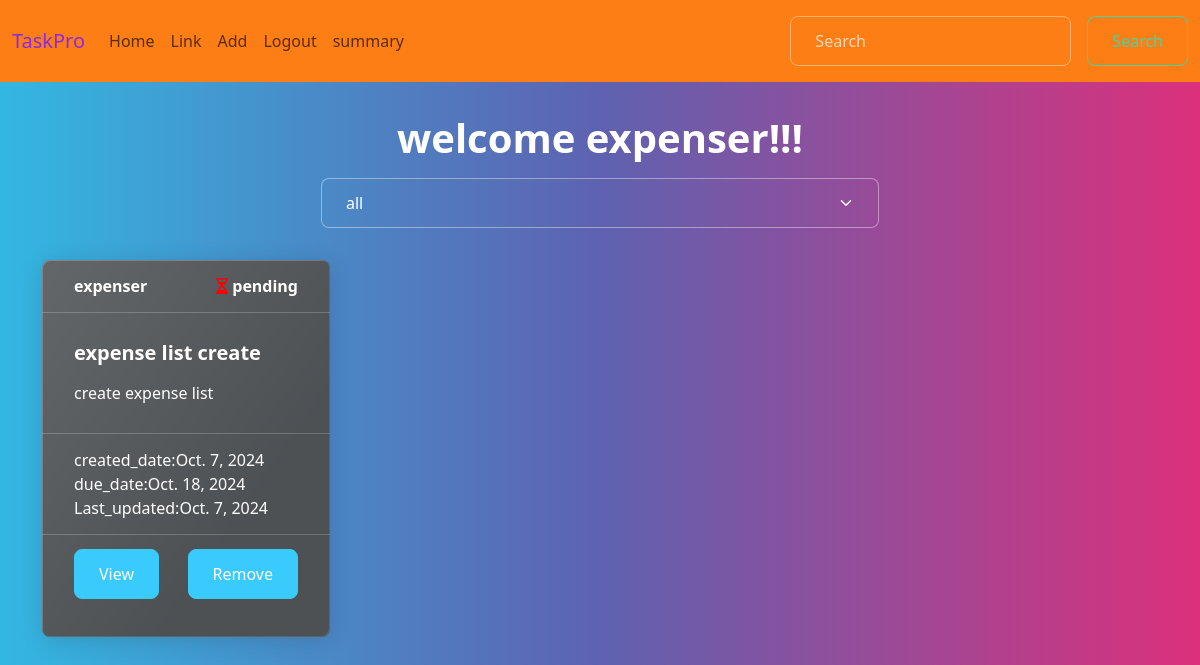
/task/all/ (signed in), run on an earlier commit of the app's database.
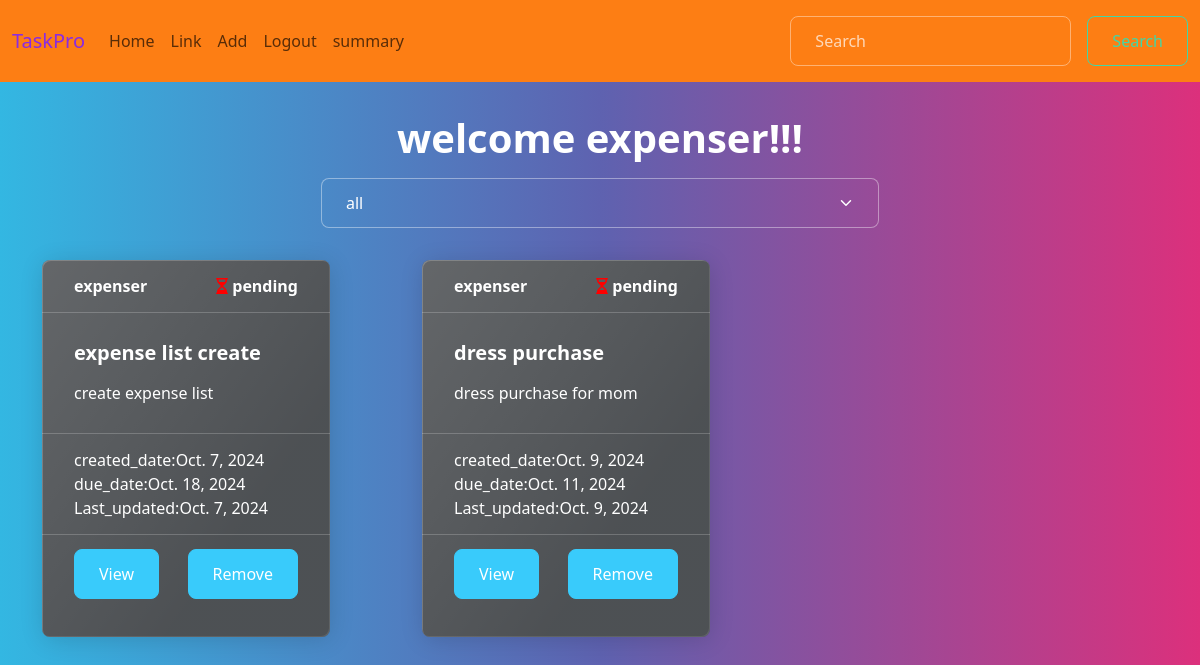
And on a later commit of the database.
### myapp/models.py (models this page shows, shortened)
class Task(models.Model):
    title=models.CharField(max_length=200)
    description=models.TextField()
    created_date=models.DateTimeField(auto_now_add=True)
    due_date=models.DateTimeField(null=True)
    category_choices=(
        ("personal","personal"),
        ("business","business")
    )
    category=models.CharField(max_length=200,choices=category_choices,default="personal")
    status_choices=(
        ("pending","pending"),
        ("in-progress","in-progress"),
        ("done","done")
    )
    status=models.CharField(max_length=200,choices=status_choices,default="pending")
    user=models.ForeignKey(User,on_delete=models.CASCADE)
    updated_date=models.DateTimeField(auto_now=True)

### myapp/views.py (the view)
# urls.py: path("task/all/",views.TaskListView.as_view(),name="task_list"),
@method_decorator(decs,name="dispatch")
class TaskListView(View):
    def get(self,request,*args,**kwargs):
        selected_category=request.GET.get("category","all")
        search_text=request.GET.get("search_text")
        if selected_category=="all":
             qs=Task.objects.filter(user=request.user)
        else:
            qs=Task.objects.filter(category=selected_category,user=request.user)
        if search_text!=None:
            qs=task.objects.filter(user=request.user)
            qs=qs.filter(Q(title__icontains=search_text)|Q(description__icontains=search_text))
        return render(request,"task_list.html",{"tasks":qs,
                                             "selected":selected_category })

### myapp/templates/task_list.html (shortened to what this page needs)
{%extends 'base.html'%}
{%block main_block%}
<div class="container my-3">
    <center><h1>welcome {{request.user}}!!!</h1></center>
    <div class="w-50 mx-auto">
        <form action="">
            <select name="category" id="" class="form-select" onchange="this.form.submit()">
                <option value="all" {%if selected == "all"%}selected{%endif%}>all</option>
            </select>
        </form>
    </div>
</div>
<div class="container">
    <div class="row">
        {%for t in tasks%}
        <div class="col-4">
            <div class="card text-bg-dark mb-3" style="max-width: 18rem;">
                <div class="card-header d-flex justify-content-between">
                    <div> {{t.user}} </div>
                    <div>
                        {%if t.status == 'pending'%}
                        <i class="fa-regular fa-hourglass-half" style="color: red;"></i>
                        {%endif%}
                        {{t.status}}
                    </div>
                </div>
                <div class="card-body">
                    <h5 class="card-title">{{t.title}}</h5>
                    <p class="card-text">{{t.description}}</p>
                </div>
                <div class="card-footer text-body-white">
                    created_date:{{t.created_date|date}}
                    due_date:{{t.due_date|date}}
                    Last_updated:{{t.updated_date|date}}
                </div>
                <div class="card-footer text-body-white d-flex justify-content-between">
                    <a class="btn btn-info" href="{%url 'task_update' t.id%} " role="button">View</a>
                    <a class="btn btn-info" href="{%url 'task_delete' t.id%} " role="button">Remove</a>
                </div>
            </div>
        </div>
        {%endfor%}
    </div>
</div>
{%endblock%}

What changed in the data, as far as the page shows it:
added Task: user "expenser", status "pending", title "dress purchase", description "dress purchase for mom", created_date "Oct. 9, 2024", due_date "Oct. 11, 2024", updated_date "Oct. 9, 2024"
